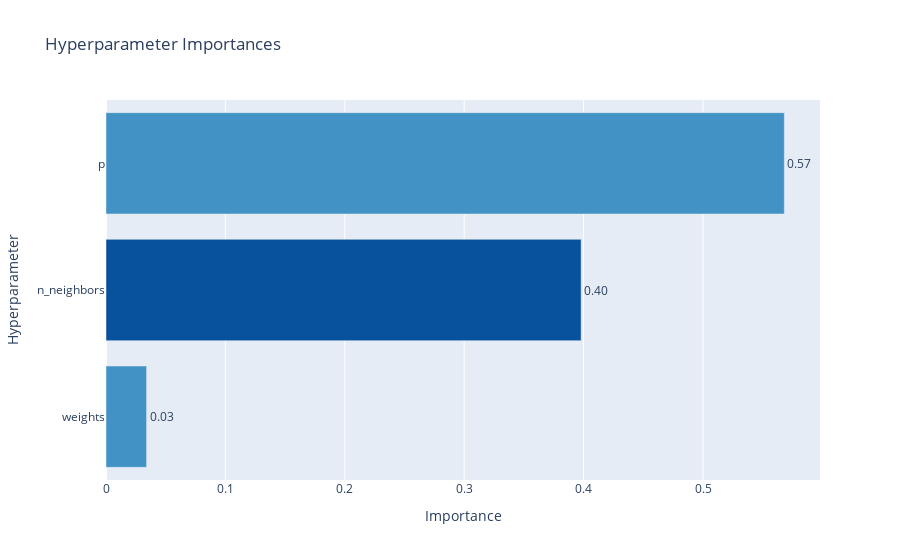

Here is the notebook cell this chart was saved with:
### Markdown cell above
We can see that p=1 is clearly the best option as the majority of the points with low values has this parameter. Distance is not as significant, but also performs better than uniform. Lastly, we can see that using 6 or 7 neigbors performs more or less the same, but if we try this parameters in the contest the best score is achieved with 7 neighbors

### Code cell
ov.plot_param_importances(knn_optuna)

### Figure 1 — Plotly figure (JSON) as saved in the notebook; plotly's stock layout.template omitted (floating-point values rounded to 4 significant figures)
{"data": [{"cliponaxis": false, "hovertemplate": ["weights (CategoricalDistribution): 0.033985232346491576<extra></extra>", "n_neighbors (IntUniformDistribution): 0.39792446490791905<extra></extra>", "p (CategoricalDistribution): 0.5680903027455894<extra></extra>"], "marker": {"color": ["rgb(66,146,198)", "rgb(8,81,156)", "rgb(66,146,198)"]}, "orientation": "h", "text": ["0.033985232346491576", "0.39792446490791905", "0.5680903027455894"], "textposition": "outside", "texttemplate": "%{text:.2f}", "type": "bar", "x": [0.03399, 0.3979, 0.5681], "y": ["weights", "n_neighbors", "p"]}], "layout": {"showlegend": false, "title": {"text": "Hyperparameter Importances"}, "xaxis": {"title": {"text": "Importance"}}, "yaxis": {"title": {"text": "Hyperparameter"}}}}
